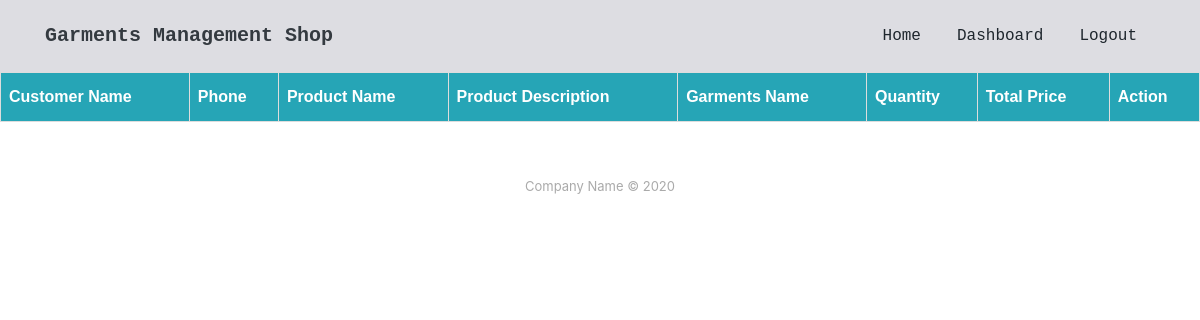
Before: /showorders/ (signed in) with the older database file.
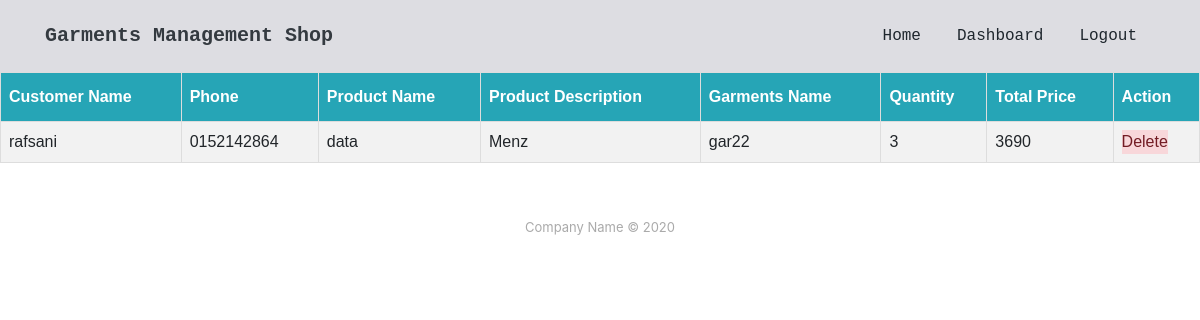
After: the same page with the newer database file.
### GarmentsManagementApp/models.py (models this page shows)
class Order(models.Model):
    CustomerName = models.CharField(max_length=20)
    CustomerPhn = models.CharField(max_length=12)
    product = models.ForeignKey(Products,on_delete=models.CASCADE)
    quantity = models.IntegerField()
    TotalPrice = models.BigIntegerField()

class Products(models.Model):
    garment = models.ForeignKey(Garment,on_delete=models.CASCADE,null=True)
    Name=models.CharField(max_length=20)
    price = models.fields.PositiveIntegerField()
    description = models.CharField(max_length=200)

class Garment(models.Model):
    name = models.CharField(max_length=20)
    type = models.CharField(max_length=20,null=True)

### GarmentsManagementApp/views.py (the view)
# urls.py: path('showorders/',views.ShowOrders,name='ShowOrders'),
@login_required(login_url='/login/')
def ShowOrders(request):
    list = Order.objects.all()
    return render(request, 'ShowOrders.html', {'list': list})

### templates/ShowOrders.html (shortened to what this page needs)
{% extends 'index.html' %}
{% block content %}
</head>
<body>
<table id="customers">
  <tr>
    <th>Customer Name</th>
    <th>Phone</th>
    <th>Product Name</th>
      <th>Product Description</th>
      <th>Garments Name</th>
      <th>Quantity</th>
      <th>Total Price</th>
      <th>Action</th>
  </tr>
    {% for item in list %}
        <tr>
            <td>{{ item.CustomerName}}</td>
            <td>{{ item.CustomerPhn }}</td>
            <td>{{ item.product.Name }}</td>
            <td>{{ item.product.description }}</td>
            <td>{{ item.product.garment.name }}</td>
            <td>{{ item.quantity }}</td>
            <td>{{ item.TotalPrice }}</td>
            <td>  <a type="button" class="alert-danger" href="{% url 'GarmentsManagementApp:deleteOrder' pk=item.id  %}" onclick="alert('Are you sure?')">Delete</a></td>
        </tr>
    {% endfor %}
</table>
{% endblock %}

Changed rows visible on the page:
added Order: CustomerName "rafsani", CustomerPhn "0152142864", product.Name "data", product.description "Menz", product.garment.name "gar22", quantity "3", TotalPrice "3690"
